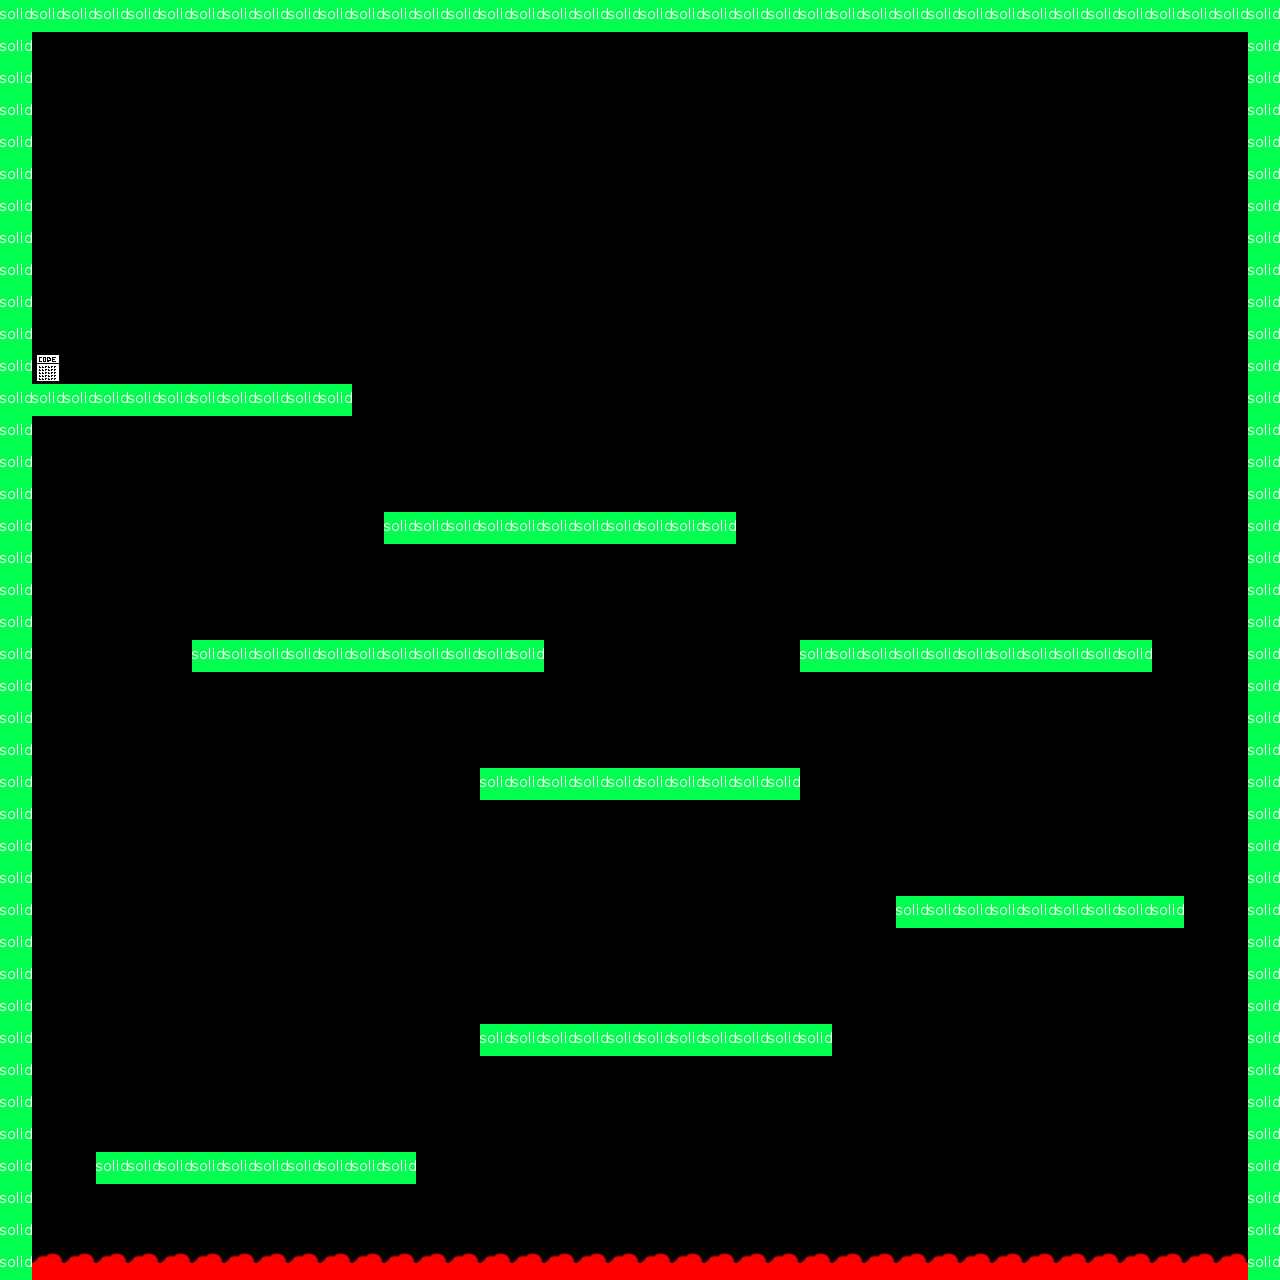

Below is a game level as drawn by its tile map, then a one-line description and the .tmx that defines it (tile-layer data replaced by summaries):
An orthogonal 40x40 tile map with 32x32 px tiles, 2 tile layers (foreground, collision), 3 tilesets and 12 objects (6x jumper, 3x rotator, player, lava, me.LevelEntity).

<map version="1.0" orientation="orthogonal" width="40" height="40" tilewidth="32" tileheight="32">
 <properties>
  <property name="background_image" value="background" />
 </properties>
 <tileset firstgid="1" name="tiles" tilewidth="32" tileheight="32">
  <image source="../images/tiles.png" width="192" height="32" />
 </tileset>
 <tileset firstgid="7" name="metatiles" tilewidth="32" tileheight="32">
  <image source="../images/metatiles.png" width="32" height="32" />
  <tile id="0">
   <properties>
    <property name="type" value="solid" />
   </properties>
  </tile>
 </tileset>
 <tileset firstgid="8" name="goal" tilewidth="32" tileheight="32">
  <image source="../images/goal.png" width="32" height="32" />
 </tileset>
 <layer name="foreground" width="40" height="40">
  <data>[1600 cells, 240 non-empty, 5 distinct tile ids]</data>
 </layer>
 <objectgroup name="objects" width="40" height="40">
  <object name="player" x="96" y="1120" width="32" height="32">
   <properties>
    <property name="image" value="player" />
    <property name="spritewidth" value="32" />
   </properties>
  </object>
  <object name="lava" x="32" y="1248" width="1216" height="32">
   <properties>
    <property name="duration" value="1" />
    <property name="fade" value="#000000" />
    <property name="to" value="Level 9" />
   </properties>
  </object>
  <object name="rotator" x="1120" y="864" width="32" height="32">
   <properties>
    <property name="image" value="rotator" />
    <property name="spritewidth" value="32" />
   </properties>
  </object>
  <object name="jumper" x="352" y="1120" width="32" height="32">
   <properties>
    <property name="image" value="jumper" />
    <property name="spritewidth" value="32" />
   </properties>
  </object>
  <object name="jumper" x="672" y="736" width="32" height="32">
   <properties>
    <property name="image" value="jumper" />
    <property name="spritewidth" value="32" />
   </properties>
  </object>
  <object name="jumper" x="768" y="992" width="32" height="32">
   <properties>
    <property name="image" value="jumper" />
    <property name="spritewidth" value="32" />
   </properties>
  </object>
  <object name="rotator" x="224" y="608" width="32" height="32">
   <properties>
    <property name="image" value="rotator" />
    <property name="spritewidth" value="32" />
   </properties>
  </object>
  <object name="rotator" x="1088" y="608" width="32" height="32">
   <properties>
    <property name="image" value="rotator" />
    <property name="spritewidth" value="32" />
   </properties>
  </object>
  <object name="jumper" x="832" y="608" width="32" height="32">
   <properties>
    <property name="image" value="jumper" />
    <property name="spritewidth" value="32" />
   </properties>
  </object>
  <object name="jumper" x="416" y="480" width="32" height="32">
   <properties>
    <property name="image" value="jumper" />
    <property name="spritewidth" value="32" />
   </properties>
  </object>
  <object name="jumper" x="928" y="864" width="32" height="32">
   <properties>
    <property name="image" value="jumper" />
    <property name="spritewidth" value="32" />
   </properties>
  </object>
  <object name="me.LevelEntity" x="32" y="352" width="32" height="32">
   <properties>
    <property name="duration" value="1" />
    <property name="fade" value="#000000" />
    <property name="to" value="Level 10" />
   </properties>
  </object>
 </objectgroup>
 <layer name="collision" width="40" height="40">
  <data>[1600 cells, 201 non-empty, 1 distinct tile ids]</data>
 </layer>
</map>
